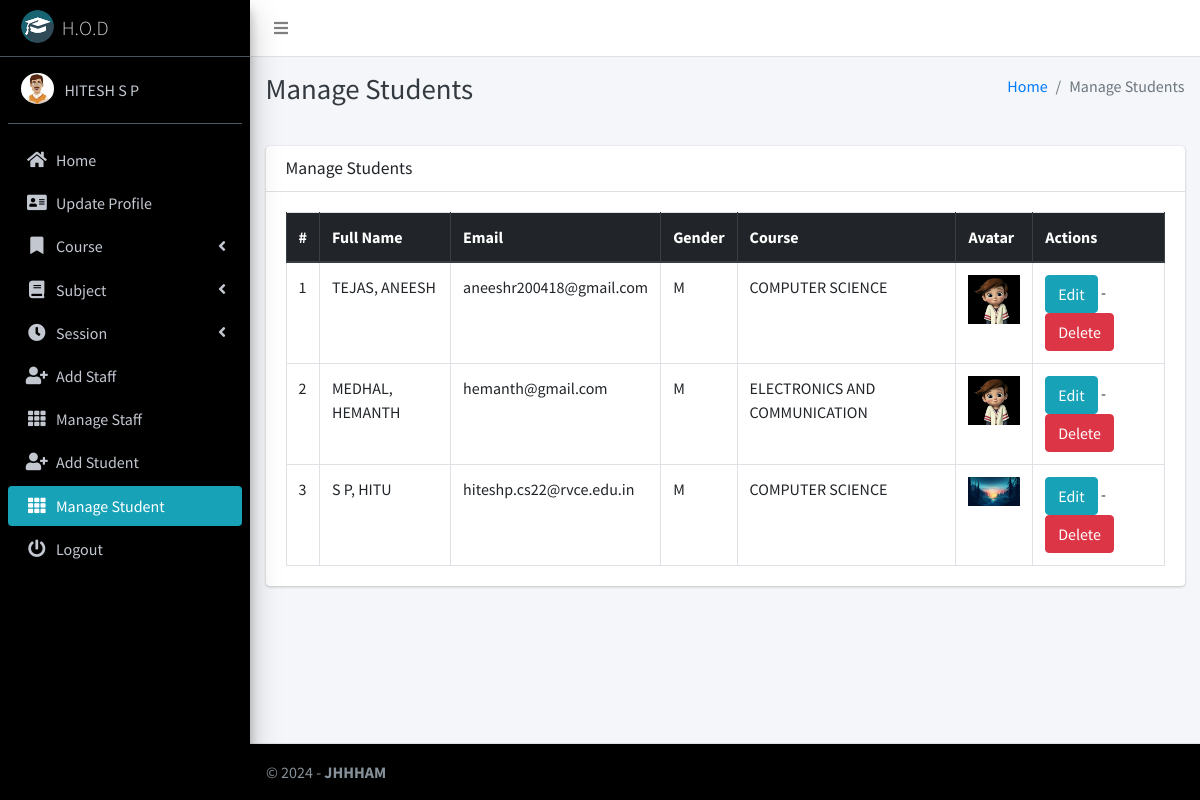
Page /student/manage/ (signed in) on the committed database.
### main_app/models.py (models this page shows, shortened)
class CustomUser(AbstractUser):
    USER_TYPE = ((1, "HOD"), (2, "Staff"), (3, "Student"))
    GENDER = [("M", "Male"), ("F", "Female")]
    username = None  # Removed username, using email instead
    email = models.EmailField(unique=True)
    user_type = models.CharField(default=1, choices=USER_TYPE, max_length=1)
    gender = models.CharField(max_length=1, choices=GENDER)
    profile_pic = models.ImageField()
    address = models.TextField()
    fcm_token = models.TextField(default="")  # For firebase notifications
    created_at = models.DateTimeField(auto_now_add=True)
    updated_at = models.DateTimeField(auto_now=True)
    USERNAME_FIELD = "email"
    REQUIRED_FIELDS = []
    objects = CustomUserManager()

class Student(models.Model):
    admin = models.OneToOneField(CustomUser, on_delete=models.CASCADE)
    course = models.ForeignKey(Course, on_delete=models.DO_NOTHING, null=True, blank=False)
    session = models.ForeignKey(Session, on_delete=models.DO_NOTHING, null=True)

class Course(models.Model):
    name = models.CharField(max_length=120)
    created_at = models.DateTimeField(auto_now_add=True)
    updated_at = models.DateTimeField(auto_now=True)

### main_app/hod_views.py (the view)
# urls.py: path("student/manage/", hod_views.manage_student, name='manage_student'),
def manage_student(request):
    students = CustomUser.objects.filter(user_type=3)
    context = {
        'students': students,
        'page_title': 'Manage Students'
    }
    return render(request, "hod_template/manage_student.html", context)

### main_app/templates/hod_template/manage_student.html
{% extends 'main_app/base.html' %}
{% load static %}
{% block page_title %}{{page_title}}{% endblock page_title %}
{% block content %}
<section class="content">
    <div class="container-fluid">
        <div class="row">
            <div class="col-md-12">
                <div class="card">
                    <div class="card-header">
                        <h3 class="card-title">{{page_title}}</h3>
                    </div>
                    <div class="card-body">
                        <table id="example2" class="table table-bordered table-hover">
                            <thead class="thead-dark">
                                <tr>
                                    <th>#</th>
                                    <th>Full Name</th>
                                    <th>Email</th>
                                    <th>Gender</th>
                                    <th>Course</th>
                                    <th>Avatar</th>
                                    <th>Actions</th>
                                </tr>
                            </thead>
                            <tbody>
                                {% for student in students %}
                                <tr>
                                    <td>{{ forloop.counter }}</td>
                                    <td>{{student.last_name}}, {{student.first_name}}</td>
                                    <td>{{student.email}}</td>
                                    <td>{{student.gender}}</td>
                                    <td>{{student.student.course.name}}</td>
                                    <td>
                                        {% if student.profile_pic == ""  %}
                                        No Image
                                        {% else %}
                                        <img class="img img-fluid mb-2" height="56" width="56"
                                            src="{{student.profile_pic}}" alt="">
                                        {% endif %}
                                    </td>
                                    <td><a href="{% url 'edit_student' student.student.id %}" class="btn btn-info">Edit</a> -
                                        <a href="{% url 'delete_student' student.student.id %}" class="btn btn-danger" onclick="return confirm('Are you sure about this ?')">Delete</a>
                                    </td>
                                </tr>
                                {% endfor %}
                            </tbody>
                        </table>
                    </div>
                </div>
            </div>
        </div>
    </div>
</section>
{% endblock content %}

### main_app/templates/main_app/sidebar_template.html (shortened to what this page needs)
{% load static %}
<aside class="main-sidebar sidebar-dark-info elevation-4" style = "background:black">
    {% if request.user.user_type == '1' %}
    <a href="{% url 'admin_home' %}" class="brand-link" style = "background:black">
        <img src="{% static 'dist/img/cmsl.png' %} " alt="AdminLTE Logo"
            class="brand-image img-circle elevation-3" >
        <span class="brand-text font-weight-light">H.O.D</span>
    </a>
    <div class="sidebar" style = "background:black">
        <div class="user-panel mt-3 pb-3 mb-3 d-flex">
            <div class="image">
                <img src="{{ request.user.profile_pic}}" class="img-circle elevation-2" alt="User Image">
            </div>
            <div class="info">
                <a href="#" class="d-block">{{ user.first_name }} {{ user.last_name }}</a>
            </div>
        </div>
        <nav class="mt-2">
            <ul class="nav nav-pills nav-sidebar flex-column" data-widget="treeview" role="menu" data-accordion="false">
                <li class="nav-item">
                    {% url 'admin_home' as admin_home %}
                    <a href="{{admin_home}}" class="nav-link {% if admin_home == request.path %} active {% endif %}">
                        <i class="nav-icon fas fa-home"></i>
                        <p>
                            Home
                        </p>
                    </a>
                </li>
                <li class="nav-item">
                    {% url 'admin_view_profile' as admin_view_profile %}
                    <a href="{{admin_view_profile}}"
                        class="nav-link {% if admin_view_profile == request.path %} active {% endif %}">
                        <i class="nav-icon fas fa-address-card"></i>
                        <p>
                            Update Profile
                        </p>
                    </a>
                </li>
                <li class="nav-item has-treeview">
                    <a href="#" class="nav-link">
                        <i class="nav-icon fas fa-bookmark"></i>
                        <p>
                            Course
                            <i class="fas fa-angle-left right"></i>
                        </p>
                    </a>
                </li>
                <li class="nav-item has-treeview">
                    <a href="#" class="nav-link">
                        <i class="nav-icon fas fa-book"></i>
                        <p>
                            Subject
                            <i class="fas fa-angle-left right"></i>
                        </p>
                    </a>
                </li>
                <li class="nav-item has-treeview">
                    <a href="#" class="nav-link">
                        <i class="nav-icon fas fa-clock"></i>
                        <p>
                            Session
                            <i class="fas fa-angle-left right"></i>
                        </p>
                    </a>
                </li>
                <li class="nav-item">
                    {% url 'add_staff' as add_staff %}
                    <a href="{{add_staff}}" class="nav-link {% if add_staff == request.path %} active {% endif %}">
                        <i class="nav-icon fas fa-user-plus"></i>
                        <p>
                            Add Staff
                        </p>
                    </a>
                </li>
                <li class="nav-item">
                    {% url 'manage_staff' as manage_staff %}
                    {% url 'edit_staff' staff_id as edit_staff %}
                    <a href="{{manage_staff}}"
                        class="nav-link {% if manage_staff == request.path or request.path == edit_staff %} active {% endif %}">
                        <i class="nav-icon fas fa-th"></i>
                        <p>
                            Manage Staff
                        </p>
                    </a>
                </li>
                <li class="nav-item">
                    {% url 'add_student' as add_student%}
                    <a href="{{add_student}}" class="nav-link  {% if add_student == request.path %} active {% endif %}">
                        <i class="nav-icon fas fa-user-plus"></i>
                        <p>
                            Add Student
                        </p>
                    </a>
                </li>
                <li class="nav-item">
                    {% url 'manage_student' as manage_student %}
                    {% url 'edit_student' student_id as edit_student %}
                    <a href="{{manage_student}}"
                        class="nav-link  {% if edit_student == request.path or manage_student == request.path %} active {% endif %}">
                        <i class="nav-icon fas fa-th"></i>
                        <p>
                            Manage Student
                        </p>
                    </a>
                </li>
                                        {% endif %}
                                        <li class="nav-item">
                                            <a href="{% url 'user_logout' %}"
                                                onclick="return confirm('Your session would be terminated.\n\nProceed?')"
                                                class="nav-link">
                                                <i class="nav-icon fas fa-power-off"></i>
                                                <p>
                                                    Logout
                                                </p>
                                            </a>
                                        </li>
                                    </ul>
                                </div>
</aside>

### rows in the picture
CustomUser: user.profile_pic (picture), first_name "HITESH", last_name "S P"
CustomUser: last_name "TEJAS", first_name "ANEESH", email "aneeshr200418@gmail.com", gender "M", student.course.name "COMPUTER SCIENCE", profile_pic (picture)
CustomUser: last_name "MEDHAL", first_name "HEMANTH", email "hemanth@gmail.com", gender "M", student.course.name "ELECTRONICS AND COMMUNICATION", profile_pic (picture)
CustomUser: last_name "S P", first_name "HITU", email "hiteshp.cs22@rvce.edu.in", gender "M", student.course.name "COMPUTER SCIENCE", profile_pic (picture)

### other values in the picture
{{ page_title }} "Manage Students"
